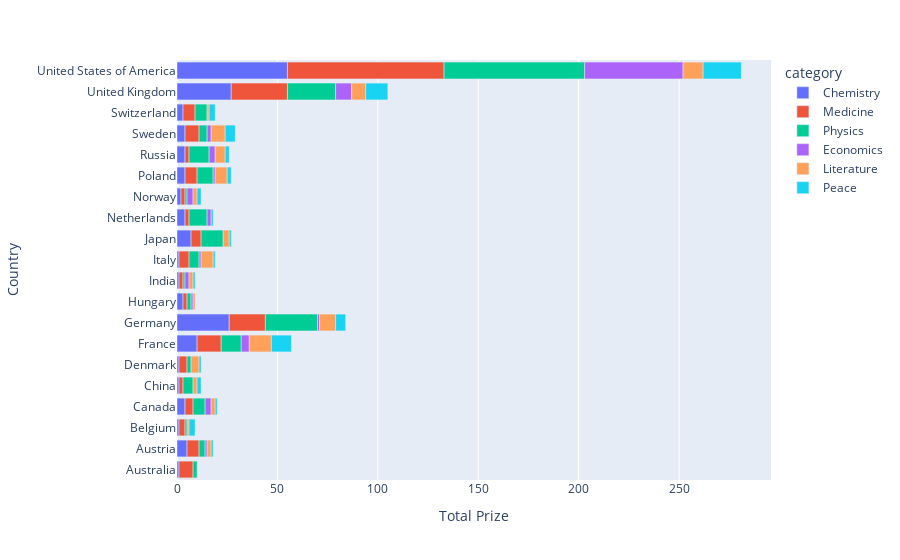

The code cell stored with this chart in its notebook:
### Markdown cell above
# In Which Categories are the Different Countries Winning Prizes? 

**Challenge**: See if you can divide up the plotly bar chart you created above to show the which categories made up the total number of prizes. Here's what you're aiming for:

<img src=https://i.imgur.com/iGaIKCL.png>

* In which category are Germany and Japan the weakest compared to the United States?
* In which category does Germany have more prizes than the UK?
* In which categories does France have more prizes than Germany?
* Which category makes up most of Australia's nobel prizes?
* Which category makes up half of the prizes in the Netherlands?
* Does the United States have more prizes in Economics than all of France? What about in Physics or Medicine?


The hard part is preparing the data for this chart! 


*Hint*: Take a two-step approach. The first step is grouping the data by country and category. Then you can create a DataFrame that looks something like this:

<img src=https://i.imgur.com/VKjzKa1.png width=450>

### Code cell
nr_prizes_country_category = df_data.groupby(["birth_country_current","category"],as_index=False).agg({"prize":"count"})
merged_df = pd.merge(nr_prizes_country_category,top20_countries,on="birth_country_current")
merged_df.rename(columns={"prize_x":"cat_prize","prize_y":"total_prize"},inplace=True)
nr_prizes_country_category_hbar = px.bar(data_frame=merged_df,
                                         x="cat_prize",
                                         y="birth_country_current",
                                         color="category",
                                         hover_data=["total_prize"],
                                         orientation="h")
nr_prizes_country_category_hbar.update_traces(textposition="auto")
nr_prizes_country_category_hbar.update_layout(yaxis_title = "Country",xaxis_title="Total Prize")

### Figure 1 — Plotly figure (JSON) as saved in the notebook; plotly's stock layout.template omitted (floating-point values rounded to 4 significant figures)
{"data": [{"customdata": [[10], [18], [9], [20], [12], [12], [57], [84], [9], [9], [19], [27], [18], [12], [27], [26], [29], [19], [105], [281]], "hovertemplate": "category=Chemistry<br>cat_prize=%{x}<br>birth_country_current=%{y}<br>total_prize=%{customdata[0]}<extra></extra>", "legendgroup": "Chemistry", "marker": {"color": "#636efa", "pattern": {"shape": ""}}, "name": "Chemistry", "orientation": "h", "showlegend": true, "textposition": "auto", "type": "bar", "x": [1, 5, 1, 4, 1, 1, 10, 26, 3, 1, 1, 7, 4, 2, 4, 4, 4, 3, 27, 55], "xaxis": "x", "y": ["Australia", "Austria", "Belgium", "Canada", "China", "Denmark", "France", "Germany", "Hungary", "India", "Italy", "Japan", "Netherlands", "Norway", "Poland", "Russia", "Sweden", "Switzerland", "United Kingdom", "United States of America"], "yaxis": "y"}, {"customdata": [[10], [18], [9], [20], [12], [12], [57], [84], [9], [9], [19], [27], [18], [12], [27], [26], [29], [19], [105], [281]], "hovertemplate": "category=Medicine<br>cat_prize=%{x}<br>birth_country_current=%{y}<br>total_prize=%{customdata[0]}<extra></extra>", "legendgroup": "Medicine", "marker": {"color": "#EF553B", "pattern": {"shape": ""}}, "name": "Medicine", "orientation": "h", "showlegend": true, "textposition": "auto", "type": "bar", "x": [7, 6, 3, 4, 2, 4, 12, 18, 2, 2, 5, 5, 2, 2, 6, 2, 7, 6, 28, 78], "xaxis": "x", "y": ["Australia", "Austria", "Belgium", "Canada", "China", "Denmark", "France", "Germany", "Hungary", "India", "Italy", "Japan", "Netherlands", "Norway", "Poland", "Russia", "Sweden", "Switzerland", "United Kingdom", "United States of America"], "yaxis": "y"}, {"customdata": [[10], [18], [9], [20], [12], [12], [57], [84], [9], [9], [19], [27], [18], [12], [27], [26], [29], [19], [105], [281]], "hovertemplate": "category=Physics<br>cat_prize=%{x}<br>birth_country_current=%{y}<br>total_prize=%{customdata[0]}<extra></extra>", "legendgroup": "Physics", "marker": {"color": "#00cc96", "pattern": {"shape": ""}}, "name": "Physics", "orientation": "h", "showlegend": true, "textposition": "auto", "type": "bar", "x": [2, 3, 1, 6, 5, 2, 10, 26, 2, 1, 5, 11, 9, 1, 8, 10, 4, 6, 24, 70], "xaxis": "x", "y": ["Australia", "Austria", "Belgium", "Canada", "China", "Denmark", "France", "Germany", "Hungary", "India", "Italy", "Japan", "Netherlands", "Norway", "Poland", "Russia", "Sweden", "Switzerland", "United Kingdom", "United States of America"], "yaxis": "y"}, {"customdata": [[18], [20], [57], [84], [9], [9], [19], [18], [12], [27], [26], [29], [105], [281]], "hovertemplate": "category=Economics<br>cat_prize=%{x}<br>birth_country_current=%{y}<br>total_prize=%{customdata[0]}<extra></extra>", "legendgroup": "Economics", "marker": {"color": "#ab63fa", "pattern": {"shape": ""}}, "name": "Economics", "orientation": "h", "showlegend": true, "textposition": "auto", "type": "bar", "x": [1, 3, 4, 1, 1, 2, 1, 2, 3, 1, 3, 2, 8, 49], "xaxis": "x", "y": ["Austria", "Canada", "France", "Germany", "Hungary", "India", "Italy", "Netherlands", "Norway", "Poland", "Russia", "Sweden", "United Kingdom", "United States of America"], "yaxis": "y"}, {"customdata": [[18], [9], [20], [12], [12], [57], [84], [9], [9], [19], [27], [12], [27], [26], [29], [19], [105], [281]], "hovertemplate": "category=Literature<br>cat_prize=%{x}<br>birth_country_current=%{y}<br>total_prize=%{customdata[0]}<extra></extra>", "legendgroup": "Literature", "marker": {"color": "#FFA15A", "pattern": {"shape": ""}}, "name": "Literature", "orientation": "h", "showlegend": true, "textposition": "auto", "type": "bar", "x": [2, 1, 2, 2, 4, 11, 8, 1, 2, 6, 3, 2, 6, 5, 7, 1, 7, 10], "xaxis": "x", "y": ["Austria", "Belgium", "Canada", "China", "Denmark", "France", "Germany", "Hungary", "India", "Italy", "Japan", "Norway", "Poland", "Russia", "Sweden", "Switzerland", "United Kingdom", "United States of America"], "yaxis": "y"}, {"customdata": [[18], [9], [20], [12], [12], [57], [84], [9], [19], [27], [18], [12], [27], [26], [29], [19], [105], [281]], "hovertemplate": "category=Peace<br>cat_prize=%{x}<br>birth_country_current=%{y}<br>total_prize=%{customdata[0]}<extra></extra>", "legendgroup": "Peace", "marker": {"color": "#19d3f3", "pattern": {"shape": ""}}, "name": "Peace", "orientation": "h", "showlegend": true, "textposition": "auto", "type": "bar", "x": [1, 3, 1, 2, 1, 10, 5, 1, 1, 1, 1, 2, 2, 2, 5, 3, 11, 19], "xaxis": "x", "y": ["Austria", "Belgium", "Canada", "China", "Denmark", "France", "Germany", "India", "Italy", "Japan", "Netherlands", "Norway", "Poland", "Russia", "Sweden", "Switzerland", "United Kingdom", "United States of America"], "yaxis": "y"}], "layout": {"barmode": "relative", "legend": {"title": {"text": "category"}, "tracegroupgap": 0}, "margin": {"t": 60}, "xaxis": {"anchor": "y", "domain": [0, 1], "title": {"text": "Total Prize"}}, "yaxis": {"anchor": "x", "domain": [0, 1], "title": {"text": "Country"}}}}
